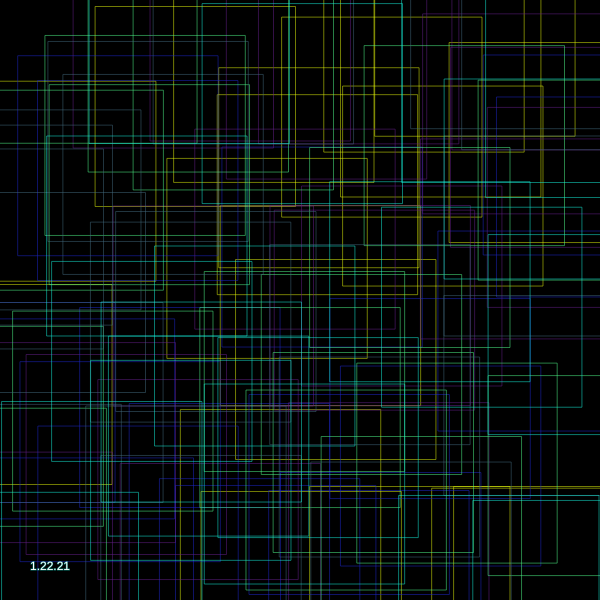
Frame 1 (no input)
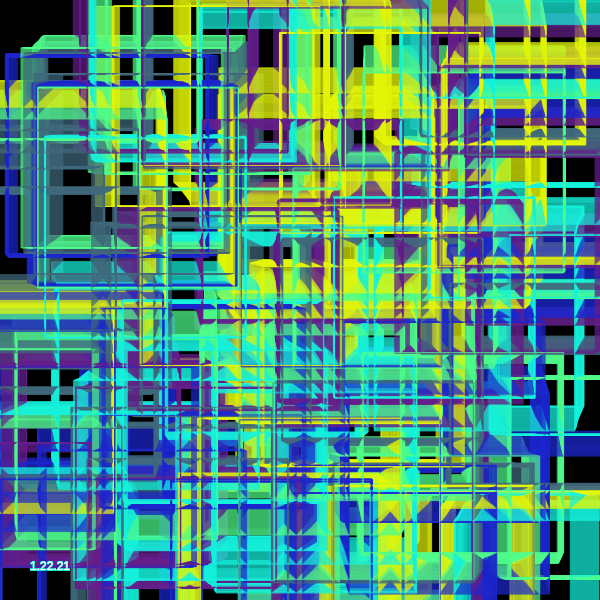
Frame 60 (no input)
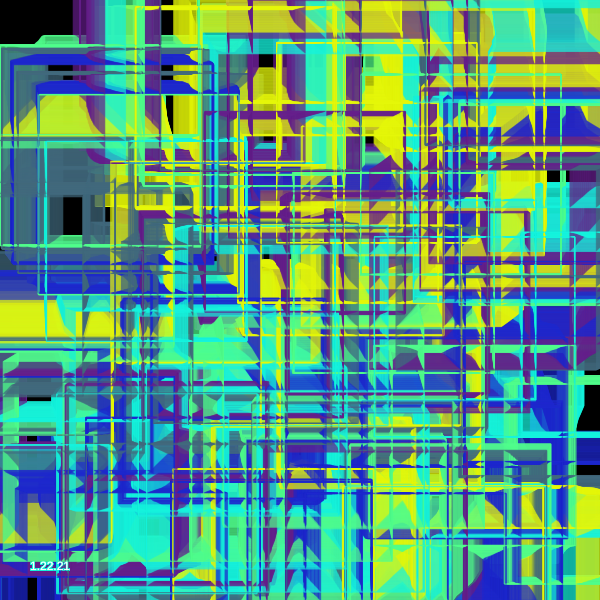
Frame 120 (the mouse pressed at the canvas centre since frame 60)

The p5.js sketch that drew these frames (run headless with seeded random() and noise() and a simulated clock; from frame 60 on, the mouse is pressed at the canvas centre):

// p5.js sketch
// ── sketch.js
/*
Forked from Justin Turner's perlin color sketch
*/



const unit = 1.5;
const nums = 20//Math.round((screen.width + screen.height) / (unit));
const noiseScale = 200

let a, b, c, d, e, f;
let group1;
let ac, bc, cc, aColor, bColor, cColor;
let sizes = [unit, unit];

/////////////////////////////////////////////////////////////////

function setup() {
  var canvas;
  if(windowWidth>=600 && windowHeight >=600){
    canvas = createCanvas(600, 600);
  }
  else{
    canvas = createCanvas(windowWidth, windowHeight - 100);
  }

  var x = (windowWidth - width) / 2;
  var y = (windowHeight - height) / 2;

  canvas.position(x, y);
  background(0);

  angleMode(DEGREES);
  noStroke();

  a = new ParticleGroup(color(rCol(128)), nums, sizes);
  b = new ParticleGroup(color(rCol(128)), nums, sizes);
  c = new ParticleGroup(color(rCol(128)), nums, sizes);
  d = new ParticleGroup(color(rCol(128)), nums, sizes);
  e = new ParticleGroup(color(rCol(128)), nums, sizes);
  f = new ParticleGroup(color(rCol(128)), nums, sizes);

  group1=[a,b,c,d,e,f];
  
  for (let group of group1){
    ParticleGroup.populate(group);
  }

}

/////////////////////////////////////////////////////////////////////////////

function draw() {

  for (let group of group1) {
    group.update();

  }

  fill(255);
  text("1.22.21", 30, height-30)
}

/////////////////////////////////////////////////////////////////////////

class ParticleGroup {

  static populate(aGroup) {
    for (let i = 0; i < aGroup.amount; i++) {
      let newParticle = new Particle(rInc(width, unit), rInc(height, unit),random([aGroup.sizeRange[0], aGroup.sizeRange[1]]));
      aGroup.container.push(newParticle);
    }
  }

  constructor(color, amount, sizeRange = [0.1, 0.3]) {
    this.color = color;
    this.sizeRange = sizeRange;
    this.amount = amount;
    this.container = [];
    this.populated = false;
  }

  update() {
    for (let particles of this.container) {
      stroke(this.color)
      particles.move();
      particles.checkEdge();
      particles.display();
    }
  }
}

/////////////////////////////////////////////////////////////////////////

class Particle {
  constructor(x, y, size) {
    this.angle = noise(x / noiseScale, y / noiseScale);
    this.pos = createVector(x, y);
    this.speed = size/3
    this.size = size;
    this.dir = createVector(cos(this.angle), sin(this.angle));
    this.noiseScale = noiseScale;

  }

  move() {
    this.angle = noise(this.pos.x / this.noiseScale, this.pos.y / this.noiseScale);
    this.angle *=360

this.angle = (ceil(360*Math.cos(radians(this.angle>>this.dir.heading())))&this.angle);


    
    this.dir.x = cos(this.angle);
    this.dir.y = sin(this.angle);
    this.dir.rotate(radians(this.pos.heading()*this.angle/this.dir.mag()));
    
    this.dir.x *= this.speed;
    this.dir.y *= this.speed;
    this.pos.x += this.dir.x;
    this.pos.y += this.dir.y;

  }

  checkEdge() {

    if (this.pos.x < width-width*1.1 || this.pos.x > width*1.1 || this.pos.y < height-height*1.1 || this.pos.y > height*1.1) {
      this.pos.x = round(random(width) / unit) * unit;
      this.pos.y = round(random(height) / unit) * unit;
//this.speed *= random([1, -1]);
    }

  }

  display() {
    noFill();
    rectMode(CENTER)
      rect(this.pos.x, this.pos.y, 200, 200);
  }
}

//////////////////////////////////////////////////////////////////////

function rCol(alpha = 255) {
  return [Math.random() * 255, Math.random() * 255, Math.random() * 255, alpha];
}

function rInc(input, increment){
  return Math.round((Math.random()*input)/increment) * increment;
}

function rRange(minimum, maximum){
  return minimum + Math.random() * (maximum - minimum);
}
